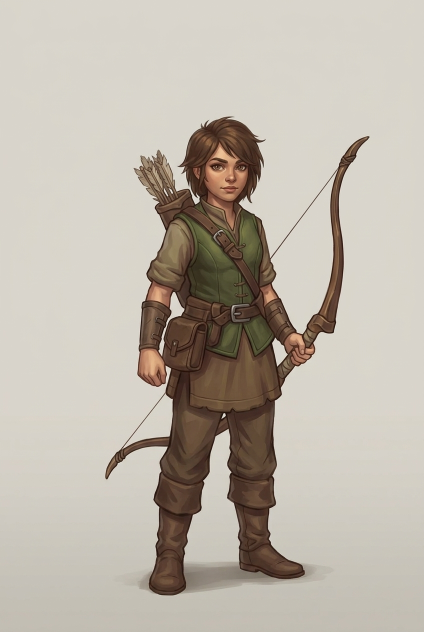
#> input picture assets/junaki/Robin/Gemini_Generated_Image_i4ey6i4ey6i4ey6i (1).jpeg, 848 x 1264 px (shown at 1/2 size)
$ python -i kader.py   (imports and definitions only)
#> lines starting #> are read from the running program, lines starting #| are printed output that depends on the picture
"""Enoten kvadratni kader okoli lika. Ozadje ostane nedotaknjeno —
maska služi SAMO za to, da najdemo, kje v sliki lik je."""
from PIL import Image
import statistics

def _maska(im, nasic=0.22, temno=0.45):
    """Studijsko ozadje je bledo in nenasičeno; lik je barvit ali temen.
    Vinjete to ne zmoti, ker gledamo nasičenost, ne razdalje do ene barve."""
    W,H = im.size
    m = im.resize((W//4, H//4)); px = m.load()
    w,h = m.size
    def jeLik(c):
        mx, mn = max(c), min(c)
        s = 0 if mx == 0 else (mx-mn)/mx
        return s > nasic or mx/255 < temno
    return [[1 if jeLik(px[x,y]) else 0 for y in range(h)] for x in range(w)], w, h

def _najvecji_sklop(mask, w, h):
    """Obdrži le največji povezan sklop. Vodni žigi in okraski v kotih
    so ločeni od lika in bi sicer raztegnili okvir do roba slike."""
    from collections import deque
    oznaka = [[0]*h for _ in range(w)]
    naj, najid, n = 0, 0, 0
    for x in range(w):
        for y in range(h):
            if mask[x][y] and not oznaka[x][y]:
                n += 1; q = deque([(x,y)]); oznaka[x][y] = n; vel = 0
                while q:
                    a,b = q.popleft(); vel += 1
                    for na,nb in ((a+1,b),(a-1,b),(a,b+1),(a,b-1)):
                        if 0<=na<w and 0<=nb<h and mask[na][nb] and not oznaka[na][nb]:
                            oznaka[na][nb] = n; q.append((na,nb))
                if vel > naj: naj, najid = vel, n
    return [[1 if oznaka[x][y] == najid else 0 for y in range(h)] for x in range(w)]


def okvir_lika(im, delez=0.06):
    """Meje lika po gostoti stolpcev in vrstic — senca in vinjeta ne štejeta."""
    mask, w, h = _maska(im)
    mask = _najvecji_sklop(mask, w, h)
    stolpci = [sum(mask[x]) for x in range(w)]
    vrstice = [sum(mask[x][y] for x in range(w)) for y in range(h)]
    def meje(v):
        naj = max(v) or 1
        prag = naj*delez
        i = next((k for k,t in enumerate(v) if t>=prag), 0)
        j = next((k for k in range(len(v)-1,-1,-1) if v[k]>=prag), len(v)-1)
        return i, j+1
    x0,x1 = meje(stolpci); y0,y1 = meje(vrstice)
    s = im.size[0]/w
    return int(x0*s), int(y0*s), int(x1*s), int(y1*s)

def _pestrost_roba(im, stran, korak=4):
    """Odklon svetlosti vzdolž robu. Enakomerno ozadje ima nizkega,
    prizor (npr. korale) visokega."""
    W, H = im.size
    if stran == 'levo':   pas = [im.getpixel((0, y))     for y in range(0, H, korak)]
    elif stran == 'desno':  pas = [im.getpixel((W-1, y)) for y in range(0, H, korak)]
    elif stran == 'zgoraj': pas = [im.getpixel((x, 0))   for x in range(0, W, korak)]
    else:                   pas = [im.getpixel((x, H-1)) for x in range(0, W, korak)]
    return statistics.pstdev([sum(p) / 3 for p in pas])


def _razsiri(im, levo, desno, zgoraj, spodaj):
    """Podaljša robne pike navzven. Studijsko ozadje ima vinjeto, zato
    enobarvna zapolnitev pusti šiv — raztegnjen rob se zlije z njim."""
    W, H = im.size
    nova = Image.new('RGB', (W + levo + desno, H + zgoraj + spodaj))
    nova.paste(im, (levo, zgoraj))
    if levo:   nova.paste(im.crop((0, 0, 1, H)).resize((levo, H)), (0, zgoraj))
    if desno:  nova.paste(im.crop((W - 1, 0, W, H)).resize((desno, H)), (levo + W, zgoraj))
    NW, NH = nova.size
    if zgoraj: nova.paste(nova.crop((0, zgoraj, NW, zgoraj + 1)).resize((NW, zgoraj)), (0, 0))
    if spodaj: nova.paste(nova.crop((0, zgoraj + H - 1, NW, zgoraj + H)).resize((NW, spodaj)),
                          (0, zgoraj + H))
    return nova


def kvadrat(pot, stran=520, zrak=1.18):
    """Kvadraten izrez okoli lika, brez poseganja v slikovne pike.

    Kadar lik potrebuje več prostora, kot ga slika premore (to se zgodi pri
    pokončnih izvirnikih), izreza NE stisnemo — to bi lik približalo in bi
    izstopal med drugimi. Namesto tega podaljšamo robove.
    """
#> called with stran = 520, zrak = 1.18
    im = Image.open(pot).convert('RGB')
#> im is the input picture: PIL image 848x1264 RGB; mean R, G, B 188.9, 181.2, 169.9
    W, H = im.size
#> W = 848; H = 1264
    x0, y0, x1, y1 = okvir_lika(im)
#> in _maska, `m = im.resize((W // 4, H // 4))`:
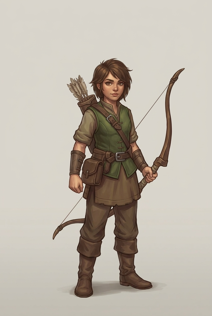
#> m: PIL image 212x316 RGB; mean R, G, B 189, 181.2, 169.9
#> in okvir_lika, `mask, w, h = _maska(im)`: mask = 212 items; w = 212; h = 316
#> in _najvecji_sklop, `oznaka = [[0]*h for _ in range(w)]`: oznaka = 212 items
#> in okvir_lika, `stolpci = [sum(mask[x]) for x in range(w)]`: stolpci = 212 values, max 221 at index 120, min 0 at index 0, mean 59.19
#> in okvir_lika, `vrstice = [sum(mask[x][y] for x in range(w)) for y in range(h)]`: vrstice = 316 values, max 91 at index 164, min 0 at index 0, mean 39.71
#> in meje, `naj = max(v) or 1`: naj = 221
#> in meje, `prag = naj*delez`: prag = 13.26
#> in meje, `i = next((k for k,t in enumerate(v) if t>=prag), 0)`: i = 69
#> in meje, `j = next((k for k in range(len(v)-1,-1,-1) if v[k]>=prag), len(v)-1)`: j = 171
#> in okvir_lika, `x0, x1 = meje(stolpci)`: x0 = 69; x1 = 172
#> in okvir_lika, `y0, y1 = meje(vrstice)`: y0 = 60; y1 = 298
#> in okvir_lika, `s = im.size[0]/w`: s = 4
#> x0 = 276; y0 = 240; x1 = 688; y1 = 1192
    cx, cy = (x0 + x1) / 2, (y0 + y1) / 2
#> cx = 482; cy = 716
    r = max(x1 - x0, y1 - y0) * zrak / 2
#> r = 561.7

    # Podaljšan rob je neopazen na enakomernem ozadju, na prizoru (korale pri
    # zmaju) pa naredi proge. Zato ga dovolimo le tam, kjer je rob enakomeren —
    # tam sme biti velik, sicer pokončnim izvirnikom (Vixen) odreže glavo.
    MEJA_PESTROSTI, NAJVEC_ROB = 12.0, 0.55
    dovoljeno = {
        'levo':   cx,        'desno':  W - cx,
        'zgoraj': cy,        'spodaj': H - cy,
    }
#> dovoljeno = {'levo': 482, 'desno': 366, 'zgoraj': 716, 'spodaj': 548}
    for rob, razdalja in dovoljeno.items():          # ne "stran" — to je parameter
        if _pestrost_roba(im, rob) <= MEJA_PESTROSTI:
            r = min(r, razdalja / (1 - NAJVEC_ROB))   # rob smemo podaljšati
        else:
            r = min(r, razdalja)                       # rob mora ostati v sliki
#> this loop made 4 passes
#> (rob, razdalja) on passes 1 to 4: ('levo', 482), ('desno', 366), ('zgoraj', 716), ('spodaj', 548)

    levo   = max(0, round(r - cx))
#> levo = 80
    zgoraj = max(0, round(r - cy))
#> zgoraj = 0
    desno  = max(0, round(cx + r - W))
#> desno = 196
    spodaj = max(0, round(cy + r - H))
#> spodaj = 14
    if levo or desno or zgoraj or spodaj:
        im = _razsiri(im, levo, desno, zgoraj, spodaj)
#> in _razsiri, `nova = Image.new('RGB', (W + levo + desno, H + zgoraj + spodaj))`: nova: PIL image 1124x1278 RGB; every value is 0
#> in _razsiri, `nova.paste(im, (levo, zgoraj))`:
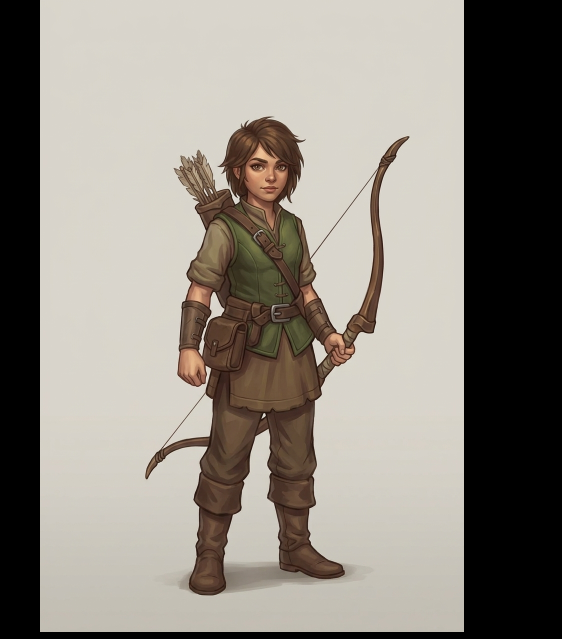
#> nova: PIL image 1124x1278 RGB (shown at 1/2 size); mean R, G, B 141, 135.2, 126.8
#> in _razsiri, `if levo:   nova.paste(im.crop((0, 0, 1, H)).resize((levo, H)), (0, zgo..`:
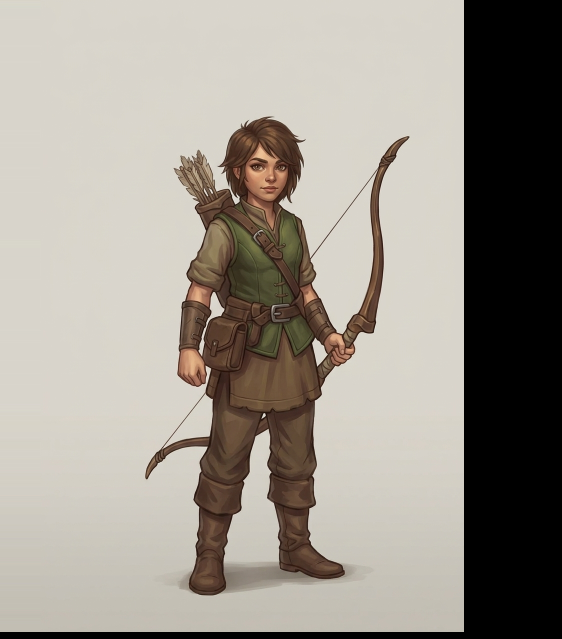
#> nova: PIL image 1124x1278 RGB (shown at 1/2 size); mean R, G, B 155.9, 149.8, 140.8
#> in _razsiri, `if desno:  nova.paste(im.crop((W - 1, 0, W, H)).resize((desno, H)), (l..`:
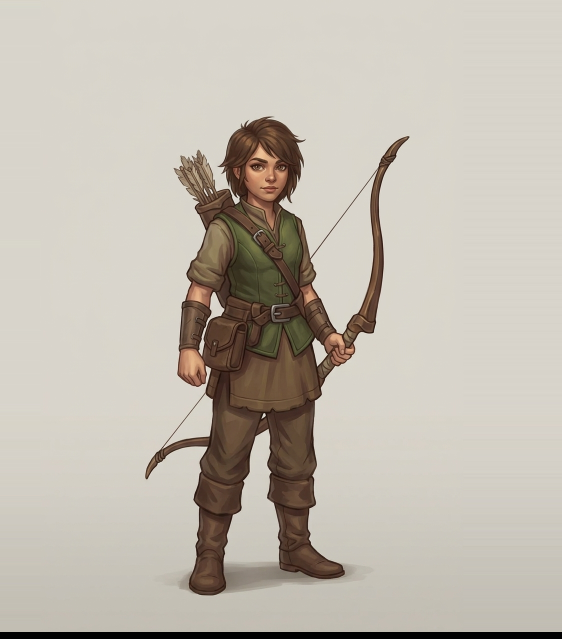
#> nova: PIL image 1124x1278 RGB (shown at 1/2 size); mean R, G, B 192.4, 185.6, 175
        cx += levo; cy += zgoraj
#> after `cx += levo`: cx = 562

    izrez = im.crop((round(cx - r), round(cy - r), round(cx + r), round(cy + r)))
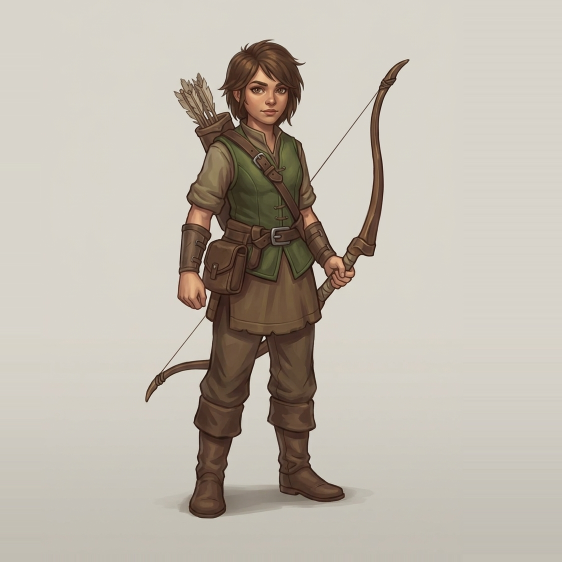
#> izrez: PIL image 1124x1124 RGB (shown at 1/2 size); mean R, G, B 191.6, 184.3, 173.3
    return izrez.resize((stran, stran), Image.LANCZOS)
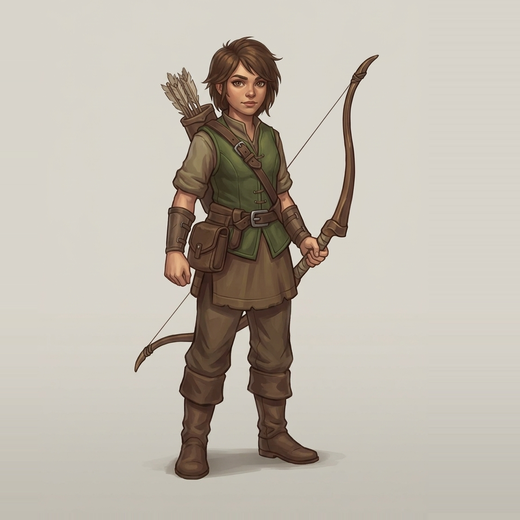
#> returned value: PIL image 520x520 RGB; mean R, G, B 191.5, 184.3, 173.3

>>> result = kvadrat('../assets/junaki/Robin/Gemini_Generated_Image_i4ey6i4ey6i4ey6i (1).jpeg')

$ run again, on assets/junaki/Robin/Gemini_Generated_Image_i4ey6i4ey6i4ey6i.jpeg
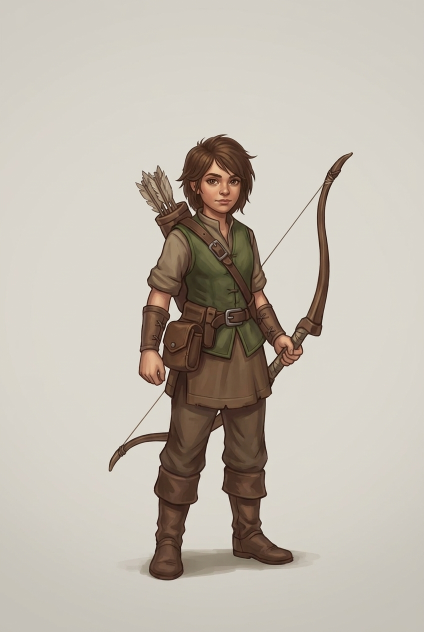
#> input picture assets/junaki/Robin/Gemini_Generated_Image_i4ey6i4ey6i4ey6i.jpeg, 848 x 1264 px (shown at 1/2 size)
#> in kvadrat, im is the input picture: PIL image 848x1264 RGB; mean R, G, B 193.7, 186.2, 175.5
#> in okvir_lika, `mask, w, h = _maska(im)`: mask = 212 items; w = 212; h = 316
#> oznaka = 212 items
#> stolpci = 212 values, max 205 at index 117, min 0 at index 0, mean 51.06
#> vrstice = 316 values, max 83 at index 165, min 0 at index 0, mean 34.26
#> in meje, `naj = max(v) or 1`: naj = 205
#> prag = 12.3
#> i = 70
#> j = 164
#> in okvir_lika, `x0, x1 = meje(stolpci)`: x0 = 70; x1 = 165
#> in okvir_lika, `y0, y1 = meje(vrstice)`: y0 = 68; y1 = 290
#> s = 4
#> in kvadrat, `x0, y0, x1, y1 = okvir_lika(im)`: x0 = 280; y0 = 272; x1 = 660; y1 = 1160
#> in kvadrat, `cx, cy = (x0 + x1) / 2, (y0 + y1) / 2`: cx = 470; cy = 716
#> in kvadrat, `r = max(x1 - x0, y1 - y0) * zrak / 2`: r = 523.9
#> dovoljeno = {'levo': 470, 'desno': 378, 'zgoraj': 716, 'spodaj': 548}
#> the loop in kvadrat, `for rob, razdalja in dovoljeno.items():          # ne "stran" — to je ..` made 4 passes
#> (rob, razdalja) on passes 1 to 4: ('levo', 470), ('desno', 378), ('zgoraj', 716), ('spodaj', 548)
#> levo = 54
#> zgoraj = 0
#> desno = 146
#> spodaj = 0
#> in _razsiri, `if desno:  nova.paste(im.crop((W - 1, 0, W, H)).resize((desno, H)), (l..`:
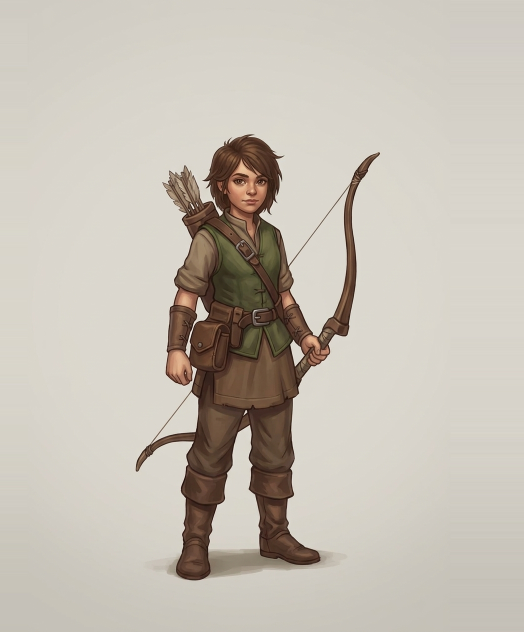
#> nova: PIL image 1048x1264 RGB (shown at 1/2 size); mean R, G, B 197, 190.2, 179.7
#> in kvadrat, `cx += levo`: cx = 524
#> in kvadrat, `return izrez.resize((stran, stran), Image.LANCZOS)`:
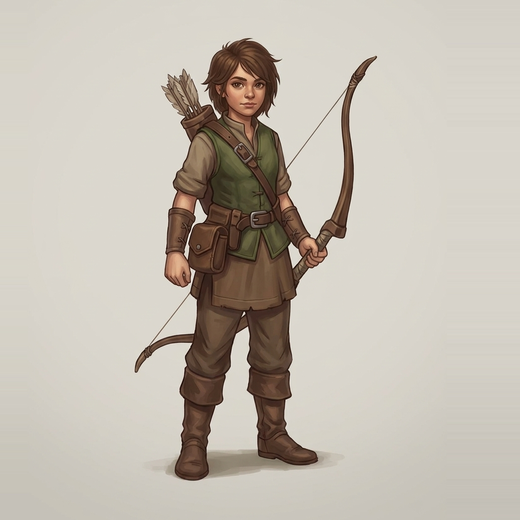
#> returned value: PIL image 520x520 RGB; mean R, G, B 194.3, 186.9, 176.2
